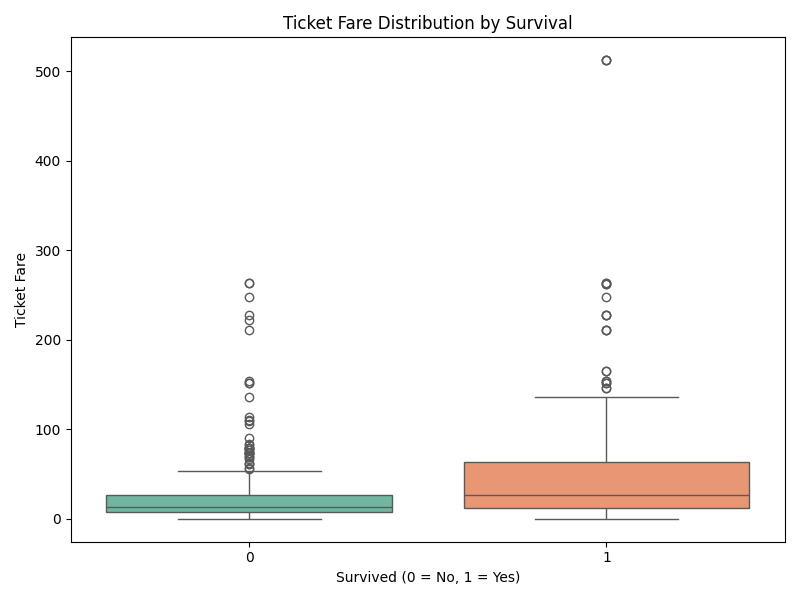

Write the Python code that produced this figure.
import sys
import pandas as pd
import matplotlib.pyplot as plt
import seaborn as sns
import subprocess

file_path = sys.argv[1]
df = pd.read_csv(file_path)

plt.figure(figsize=(8, 6))

sns.boxplot(data=df, x="survived", y="fare", palette="Set2")

plt.xlabel("Survived (0 = No, 1 = Yes)")
plt.ylabel("Ticket Fare")
plt.title("Ticket Fare Distribution by Survival")

plt.tight_layout()
plt.savefig("vis.png")

print("VIS Done")

subprocess.run(["python3", "/home/doc-bd-a1/model.py", "/home/doc-bd-a1/res_dpre.csv"])

